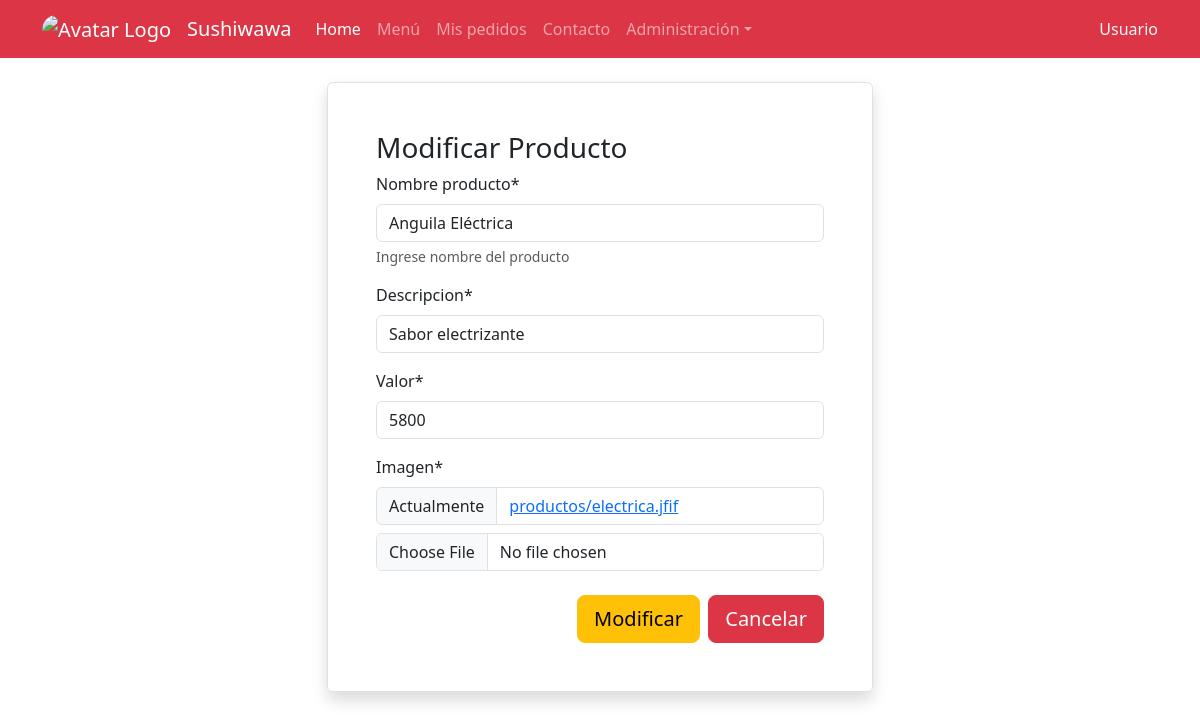
Page /modificarproducto/3 on the committed database.
### sushi/models.py (models this page shows, shortened)
class Producto(models.Model):
    nombre_producto=models.CharField(max_length=50, null=False)
    imagen=models.ImageField(upload_to='productos', null=True)
    descripcion=models.CharField(max_length=50, null=False)
    valor=models.IntegerField(null=False)

### sushi/views.py (the view)
# urls.py: path('modificarproducto/<id>',modificarproducto, name='modificarproducto'),
def modificarproducto(request,id):
    prod=get_object_or_404(Producto, id=id)
    form=ProductoForm(instance=prod)
    datos={
        "form":form
    }
    if request.method=="POST":
        form=ProductoForm(data=request.POST, files=request.FILES, instance=prod)
        if form.is_valid():
            form.save()
            messages.success('prodcuto actualizado exitosamente!!')
            return redirect(to='productos')
    return render(request,'sushi/modificarproducto.html',datos)

### sushi/forms.py
class ProductoForm(forms.ModelForm):
    nombre_producto=forms.CharField(widget=forms.TextInput(),help_text='Ingrese nombre del producto')
    descripcion=forms.CharField(widget=forms.TextInput())
    valor=forms.IntegerField(min_value=1000, max_value=10000, localize=True)
    imagen=forms.ImageField()
    class Meta:
        model = Producto
        fields = ['nombre_producto', 'descripcion', 'valor', 'imagen']

### sushi/templates/sushi/modificarproducto.html (shortened to what this page needs)
{% extends "sushi/base.html" %}
{% load static %}
{% load crispy_forms_tags %}
{% block contenido %}
<div class="container">
    <div class="row mt-4">
        <div class="col-md-3"></div>
        <div class="col-md-6">
            <div class="border shadow rounded p-5">
                <h3>Modificar Producto</h3>
                <form action="" method="post" enctype="multipart/form-data">
                    {{form | crispy}}
                    <div class="d-flex justify-content-end">
                        <input type="submit" class="btn btn-warning btn-lg mt-2" value="Modificar">
                        <span> &nbsp;&nbsp;</span>
                        <a href="{% url "productos" %}">
                        <input type="button" class="btn btn-danger btn-lg mt-2"  value="Cancelar">
                        </a>
                    </div>
                </form>
            </div>
        </div>
        <div class="col-md-3"></div>
    </div>
</div>
{% endblock contenido %}

### rows in the picture
Producto: nombre_producto "Anguila Eléctrica", descripcion "Sabor electrizante", valor "5800"
